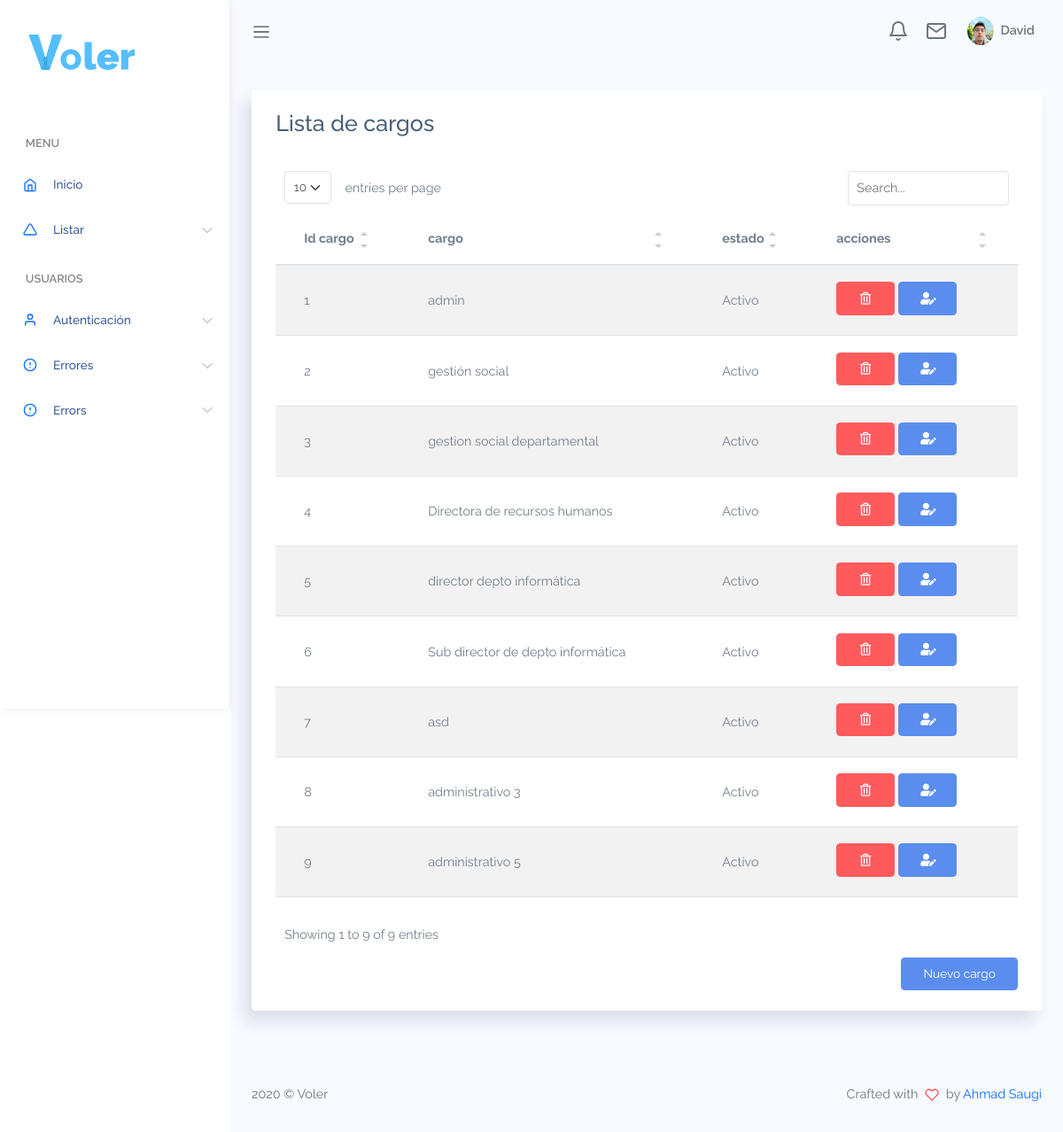
Screenshot of /listar/lista_cargo.php (signed in) with the database file from the repository.
### tables this page shows
CREATE TABLE `cargo` (
  `id_cargo` int unsigned NOT NULL AUTO_INCREMENT,
  `cargo` varchar(50) DEFAULT NULL,
  `estado` char(2) NOT NULL DEFAULT '1',
  PRIMARY KEY (`id_cargo`)
);

### listar/lista_cargo.php (the view, shortened to what this page needs)
<?php
include('../bd/coneccion.php');
if($_SESSION['nivel']==1){
    include('../cuerpo/encabezado.php');
}else{
    if($_SESSION['nivel']==2){
        include('../cuerpo/encabezado2.php');
    }
}
?>
<div class="main-content container-fluid">
    <section class="section">
        <div class="card">
            <div class="card-header">
                <h3>Lista de cargos</h3>
            </div>
            <div class="card-body">
                <table class='table table-striped' id="table1">
                    <thead>
                        <tr>
                            <th>Id cargo</th>
                            <th>cargo</th>
                            <th>estado</th>
                            <th>acciones</th>
                        </tr>
                    </thead>
                    <tbody>
                        <?php
                        $consulta = "SELECT * FROM cargo WHERE estado=1";
                        $resultado = mysqli_query($conexion, $consulta);
                        $accion = "../eliminar/eliminar_cargo.php";
                        while ($dato = mysqli_fetch_array($resultado)) {
                            $id=$dato['id_cargo'];
                            $nombre=$dato['cargo'];
                            if ($dato['estado'] == 1) {
                                $est = 'Activo';
                            } else {
                                $est = 'Inactivo';
                            }
                        ?>
                            <tr>
                                <td><?= $id ?></td>
                                <td><?= $nombre ?></td>
                                <td><?= $est ?></td>
                                <td>
                                    <div class="btn-group">
                                        <?php include('../eliminar/modal_eliminar.php');$accion; ?>
                                        <?php include('../modal_editar/modal_editar_cargo.php');?>
                                    </div>
                                </td>
                            </tr>
                        <?php
                        }
                        ?>
                    </tbody>
                </table>
                <div class="col-12 d-flex justify-content-end">
                    <a href="../registrar/registro_cargo.php" class="btn btn-primary">Nuevo cargo</a>
                </div>
            </div>
        </div>
    </section>
</div>
<?php include('../cuerpo/pie.php'); ?>

### eliminar/modal_eliminar.php (shortened to what this page needs)
<div class="mr-1 mb-1 d-inline-block">
    <a class="btn btn-danger" data-toggle="modal" data-target="#small<?php echo $id; ?>">
        <i class="far fa-trash-alt"></i>
    </a>
</div>

### modal_editar/modal_editar_cargo.php (shortened to what this page needs)
<div class="mr-1 mb-1 d-inline-block">
    <a class="btn btn-primary" data-toggle="modal" data-target="#inlineForm<?php echo $id; ?>">
        <i class="fas fa-user-edit"></i>
    </a>
</div>

### assets/css/app.css (style rules this page uses)
* { font-family: "Raleway"; }
#main .main-content { padding: 2rem 1.5rem; }
a { text-decoration: none; outline: 0; }
svg.feather, i { font-size: 14px; height: 1rem; }
.btn i, .btn svg { width: 16px; height: 16px; }
.btn.btn-primary { color: #fff; }
.btn.btn-danger { color: #fff; }
.card { box-shadow: -8px 12px 18px 0 rgba(25, 42, 70, 0.13); margin-bottom: 2.2rem; }
.card .card-header { border: none; }
.card .card-header ~ .card-body { padding-top: 0; }
.card .card-body { padding: 1.4rem 1.7rem; }
.table td, .dataTable-table td, .table thead th, .dataTable-table thead th { vertical-align: middle; }
.table thead th, .dataTable-table thead th { border-bottom: 2px solid #475F7B; }

### rows the page displays
cargo: id_cargo "1", cargo "admin", estado "Activo"
cargo: id_cargo "2", cargo "gestión social", estado "Activo"
cargo: id_cargo "3", cargo "gestion social departamental", estado "Activo"
cargo: id_cargo "4", cargo "Directora de recursos humanos", estado "Activo"
cargo: id_cargo "5", cargo "director depto informática", estado "Activo"
cargo: id_cargo "6", cargo "Sub director de depto informática", estado "Activo"
cargo: id_cargo "7", cargo "asd", estado "Activo"
cargo: id_cargo "8", cargo "administrativo 3", estado "Activo"
cargo: id_cargo "9", cargo "administrativo 5", estado "Activo"
